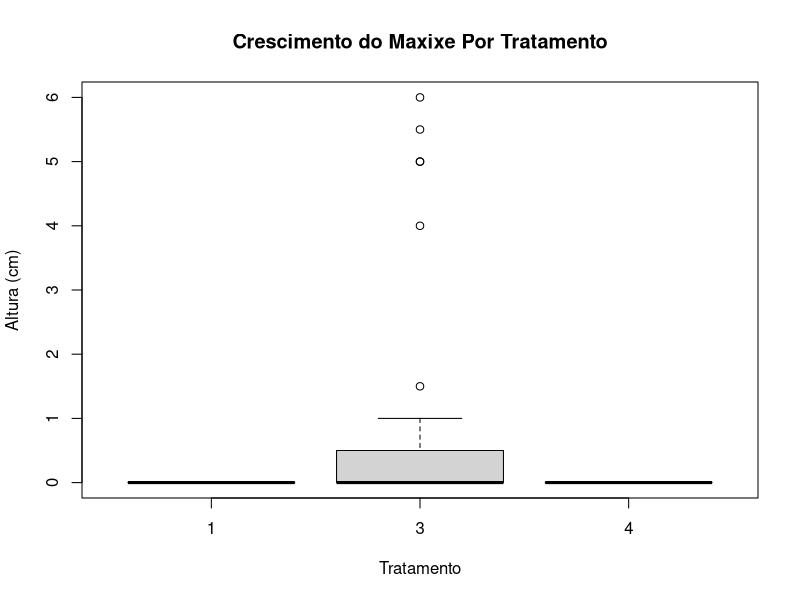
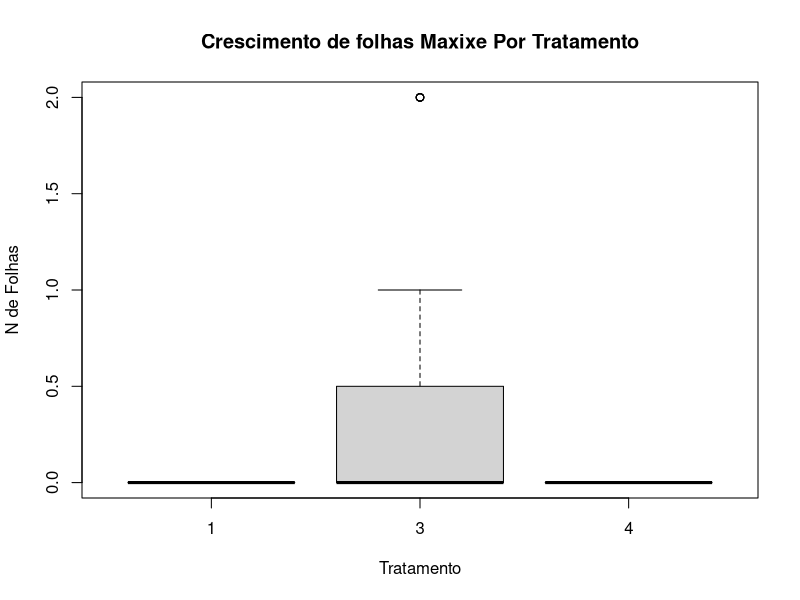

Generate these figures, in order, with R:
#install.packages("WDI")
library(tidyverse)
#trat 1 = 10% adubo 90% terra
#trat 3 = 25% adubo 75% terra
#trat 4 = 50% adubo 50% terra
dados <- read.csv("dadosexp - placa_maxixe.csv")

summary(dados)

dados$trat <- factor(dados$trat)

boxplot(dados$alt_aprox~dados$trat,main="Crescimento do Maxixe Por Tratamento",ylab="Altura (cm)",xlab="Tratamento")

boxplot(dados$folhas~dados$trat,main="Crescimento de folhas Maxixe Por Tratamento",ylab="N de Folhas",xlab="Tratamento")

kruskal.test(dados$alt_aprox~dados$trat)

kruskal.test(dados$folhas~dados$trat)

pairwise.wilcox.test(dados$alt_aprox, g = dados$trat, p.adjust.method = "bonferroni")

pairwise.wilcox.test(dados$folhas, g = dados$trat, p.adjust.method = "bonferroni")
